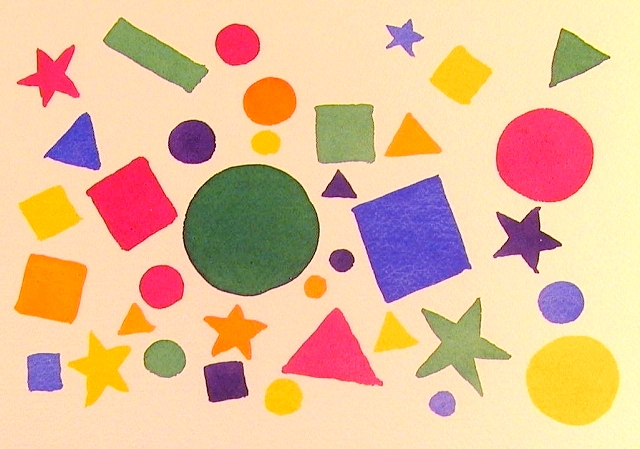
#> input picture plugins/openCV/pictures/shapes.jpg, 640 x 449 px
$ python circles.py   (older library calls are emulated)
#> lines starting #> are read from the running program, lines starting #| are printed output that depends on the picture
#!/usr/bin/env python3

#Program to detect preset shapes in an image
import cv2
import numpy as np

img = cv2.imread('pictures/shapes.jpg')
#> img is the input picture: shape (449, 640, 3); mean B, G, R 153.6, 190.3, 229.3
img = cv2.medianBlur(img,3)
original = img.copy()
cimg = cv2.cvtColor(img,cv2.COLOR_BGR2GRAY)
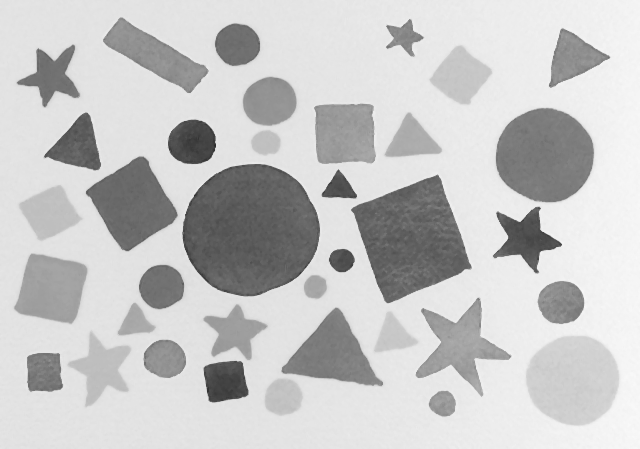
#> cimg: shape (449, 640); min 46, max 249, mean 198.2

circles = cv2.HoughCircles(cimg,cv2.cv.CV_HOUGH_GRADIENT,1,30,param1=45,param2=25,minRadius=0,maxRadius=50)
#> circles = 19 rows, first 8: [543.5, 156.5, 48.3], [261.5, 214.5, 49.4], [573.5, 377.5, 47.1], [409.5, 243.5, 35], [230.5, 234.5, 48.3], [164.5, 359.5, 20.5], [160.5, 285.5, 22.1], [280.5, 241.5, 36.1]

circles = np.uint16(np.around(circles))
#> circles = 19 rows, first 8: [544, 156, 48], [262, 214, 49], [574, 378, 47], [410, 244, 35], [230, 234, 48], [164, 360, 20], [160, 286, 22], [280, 242, 36]
for i in circles[0,:]:
    # draw the outer circle
    cv2.circle(img,(i[0],i[1]),i[2],(0,255,0),2)
    # draw the center of the circle
    cv2.circle(img,(i[0],i[1]),2,(0,0,0),3)
#> this loop made 19 passes
#> i on passes 1 to 12: [544, 156, 48], [262, 214, 49], [574, 378, 47], [410, 244, 35], [230, 234, 48], [164, 360, 20], [160, 286, 22], [280, 242, 36], [272, 100, 23], [236, 46, 22], [434, 286, 29], [314, 286, 11]
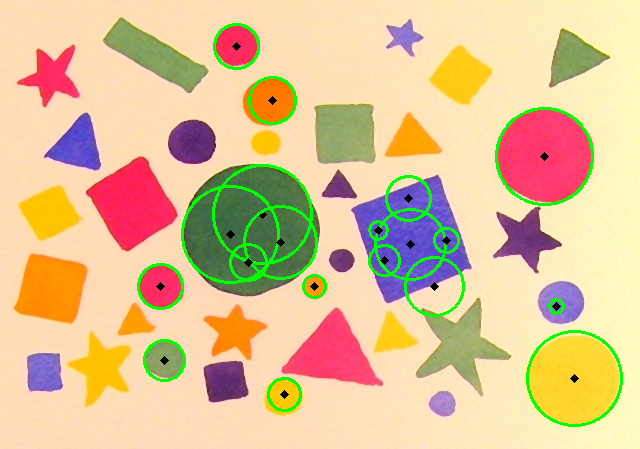
#> img: shape (449, 640, 3); mean B, G, R 149.7, 193.9, 224.3

while(True):
    key = cv2.waitKey(50)
#> (key Esc is pressed here)
    cv2.imshow('Original', original)
    cv2.imshow('Circles',  img)
    #cv2.imwrite('Detected.jpg',img)
    if key == -1: continue
    if chr(key % 256)=='q':
        break
cv2.destroyAllWindows()
